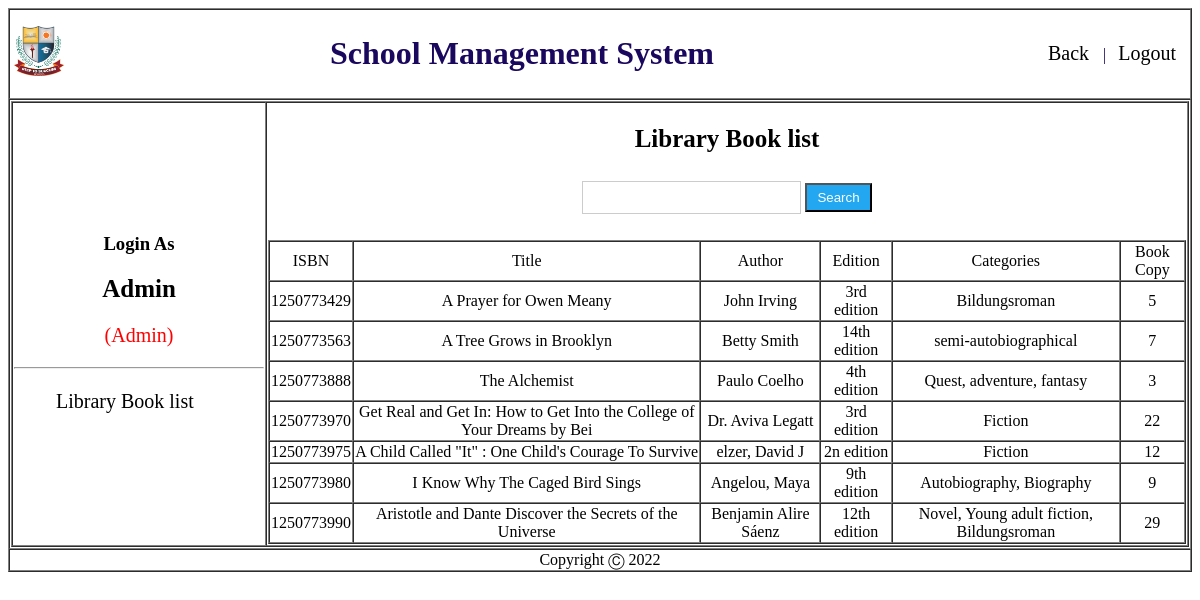
Screenshot of /Admin/view/libraryBook.php (signed in) with the database file from the repository.
### tables this page shows
CREATE TABLE `book_info` (
  `sl` int(11) NOT NULL,
  `isbn` varchar(30) NOT NULL,
  `title` varchar(70) NOT NULL,
  `author` varchar(70) NOT NULL,
  `edition` varchar(70) NOT NULL,
  `categories` varchar(100) NOT NULL,
  `bookfile` varchar(50) NOT NULL,
  `bookcopy` varchar(50) NOT NULL
);

### Admin/Model/bookModel.php (called while the page is built, shortened)
<?php
function allUserList(){
    $conn = getConnection();
    $sql = "select * from book_info";
    $result = mysqli_query($conn, $sql);
    $users =[];
		while($row = mysqli_fetch_assoc($result)){
			array_push($users, $row);
		}
		return $users;
}
 ?>

### Admin/View/libraryBook.php (the view, shortened to what this page needs)
<?php
	include('header.php');
	include_once('../model/bookModel.php');
	$UsersList = allUserList();
?>
<div id="sidebar" class="">
                <ul>
                  <li><a href="libraryBook.php">Library Book list</a></li>
                </ul>
							</div>
              </td>
              <td>
                <center><h2  >Library Book list</h2>
								<input type="text" name="name" id="name" onkeyup="ajax()" />
								<input type="button" name="" value="Search">
								</center>
								<br>
								<div id="myh1" class="">
									<?php
									echo "<table  border = 1 width='100%' cellspacing = 0  >
									<tr align = 'center'>
											<td>ISBN</td>
											<td>Title</td>
											<td>Author</td>
											<td>Edition</td>
											<td>Categories</td>
											<td>Book Copy</td>
									</tr>";
									for($i = 0; $i<count($UsersList); $i++){
											echo "<tr align = 'center'>
											<td>{$UsersList[$i]['isbn']}</td>
											<td>{$UsersList[$i]['title']}</td>
											<td>{$UsersList[$i]['author']}</td>
											<td>{$UsersList[$i]['edition']}</td>
											<td>{$UsersList[$i]['categories']}</td>
											<td>{$UsersList[$i]['bookcopy']}</td>
									</tr>";
									}
									echo "</table>";
									?>
								</div>
							</td>
            </tr>
          </table>
        </td>
      </tr>
<?php include('footer.php'); ?>

### Admin/View/header.php (shortened to what this page needs)
<!DOCTYPE html>
<html lang="en" dir="ltr">
  <head>
		<link rel="stylesheet" href="../Style/sidebar.css">
  </head>
  <body>
    <table border="1" cellspacing="0" width="100%" >
      <tr>
        <td>
          <table width="100%">
            <tr id="header">
              <td><a href="dashboard.php"><img height="50px" weight="50px" src="../Resources/logo.png" alt=""></a></td>
              <td align = "center"><h1>School Management System</h1></td>
              <td align = "right">
                <a href="dashboard.php">Back</a> |
                <a href="../Controller/logout.php"><span class="tab">Logout</a>
              </td>
            </tr>
          </table>
        </td>
      </tr>
      <tr>
        <td>
          <table width="100%" cellspacing="0" border="1">
            <tr id="navigation">
              <td width="250px">
                <center>
                  <h3>Login As</h3>
                  <h2>
										<a href="viewProfile.php"><?php echo $_COOKIE['name'];?></a>
									</h2>
                  <p>(Admin)</p>
                </center>
                <hr>

### Admin/View/footer.php
<tr>
  <td align="center" >Copyright Ⓒ 2022</td>
</tr>
</table>
</body>
</html>

### Admin/Style/sidebar.css (style rules this page uses)
#navigation h2 { font-size: 25px; text-align: center; }
#navigation h2 a { text-decoration: none; color: #000; }
#navigation p { color: red; font-size: 20px; }
#sidebar ul li { list-style-type: none; font-size: 20px; padding: 5px 2px; }
#sidebar ul li:last-child { border-bottom: 0; }
#sidebar ul li a { text-decoration: none; color: #000; }
#header { color: #1a075e; }
#header a { color: #000; text-decoration: none; font-size: 20px; margin-right: 10px; margin-left: inherit; }
.tab { padding-left: 8px; }
input[type=button] { background-color: #22A7F0; width: auto; color: white; padding: 5px 10px; cursor: pointer; }
input[type=text],input[type=email], input[type=password] { padding: 8px 20px; margin: 8px 0; display: inline-block; border: 1px solid #ccc; box-sizing: border-box; }

### rows the page displays
book_info: isbn "1250773429", title "A Prayer for Owen Meany", author "John Irving", edition "3rd edition", categories "Bildungsroman", bookcopy "5"
book_info: isbn "1250773563", title "A Tree Grows in Brooklyn", author "Betty Smith", edition "14th edition", categories "semi-autobiographical", bookcopy "7"
book_info: isbn "1250773888", title "The Alchemist", author "Paulo Coelho", edition "4th edition", categories "Quest, adventure, fantasy", bookcopy "3"
book_info: isbn "1250773970", title "Get Real and Get In: How to Get Into the College of Your Dreams by Bei", author "Dr. Aviva Legatt", edition "3rd edition", categories "Fiction", bookcopy "22"
book_info: isbn "1250773975", title "A Child Called \"It\" : One Child's Courage To Survive", author "elzer, David J", edition "2n edition", categories "Fiction", bookcopy "12"
book_info: isbn "1250773980", title "I Know Why The Caged Bird Sings", author "Angelou, Maya", edition "9th edition", categories "Autobiography, Biography", bookcopy "9"
book_info: isbn "1250773990", title "Aristotle and Dante Discover the Secrets of the Universe", author "Benjamin Alire Sáenz", edition "12th edition", categories "Novel, Young adult fiction, Bildungsroman", bookcopy "29"

### other values shown
$_COOKIE['name'] "Admin"
